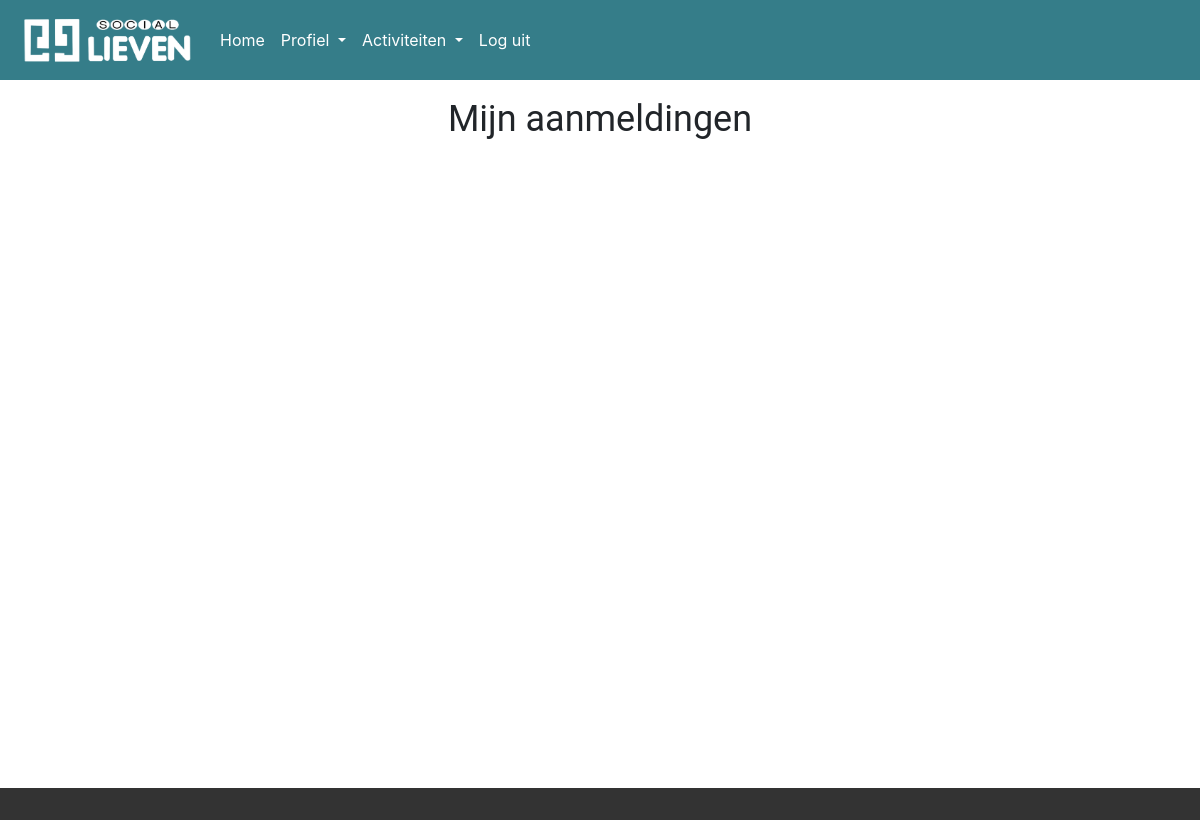
Before: /mijn_aanmeldingen (signed in) with the older database file.
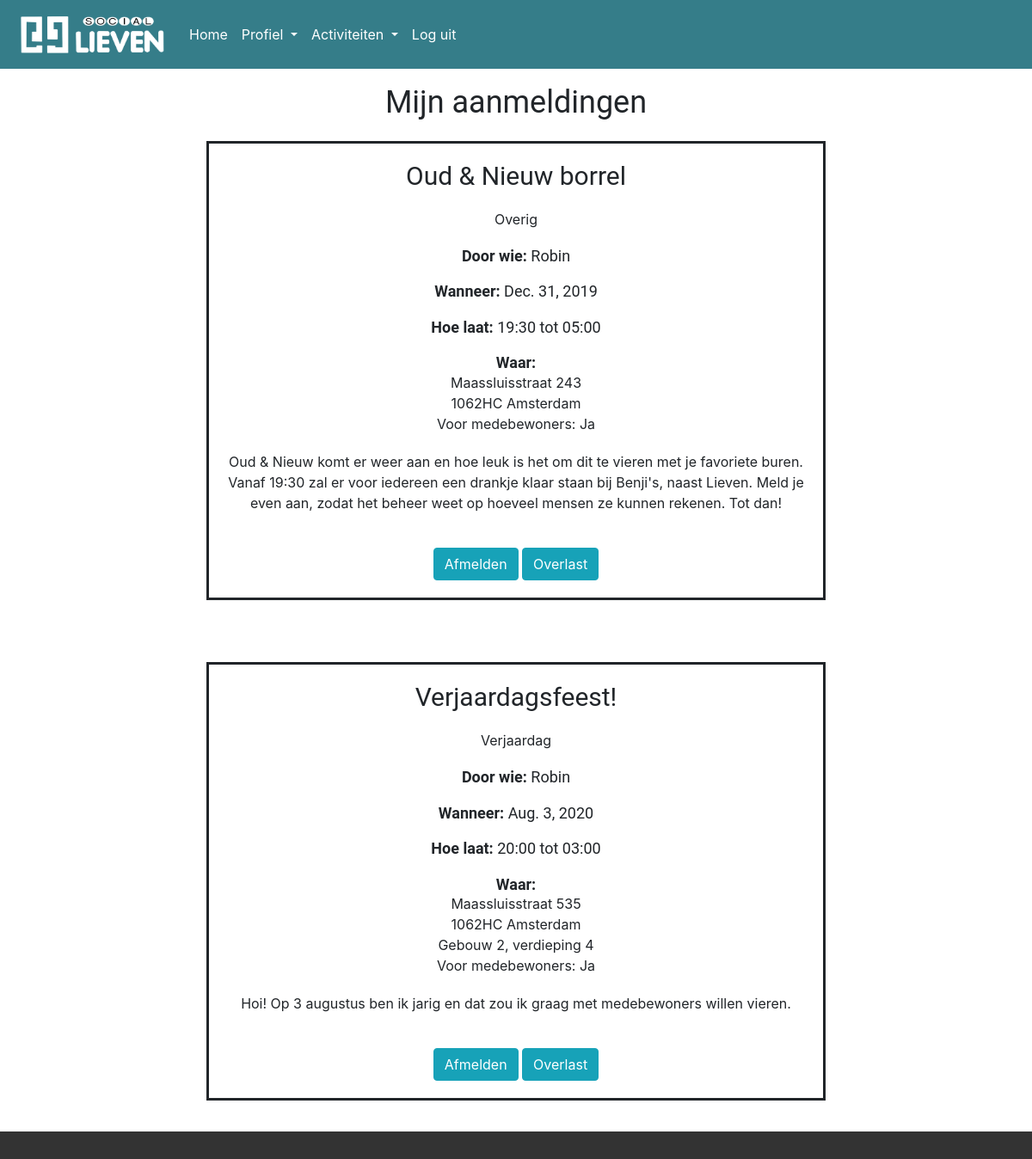
After: the same page with the newer database file.
### socialieven/models.py (models this page shows, shortened)
class Aanmelding(models.Model):
    activiteit = models.ForeignKey(Activiteit, on_delete=models.CASCADE)
    gebruiker = models.ForeignKey(CustomUser, on_delete=models.CASCADE)
    class Meta:
        ordering = ['activiteit']

class Activiteit(models.Model):
    name = models.CharField(max_length=128, null=True)
    gebruiker = models.ForeignKey(CustomUser, on_delete=models.CASCADE)
    datum = models.DateField(null=True)
    starttijd = models.CharField(max_length=5, null=True)
    eindtijd = models.CharField(max_length=5, null=True)
    straat = models.CharField(max_length=64, null=True)
    huisnummer = models.IntegerField(null=True)
    postcode = models.CharField(max_length=6, null=True)
    plaats = models.CharField(max_length=64, null=True)
    gebouw = models.IntegerField(blank=True, null=True)
    verdieping = models.IntegerField(blank=True, null=True)
    categorie = models.CharField(max_length=64, null=True)
    uitgenodigd = models.BooleanField(null=True)
    beschrijving = models.CharField(max_length=2048, null=True)
    class Meta:
        ordering = ['datum', 'starttijd']

### users/models.py (models this page shows, shortened)
class CustomUser(AbstractUser):
    geboortedatum = models.CharField(max_length=10, null=True)
    straat = models.CharField(max_length=64, null=True)
    huisnummer = models.IntegerField(null=True)
    postcode = models.CharField(max_length=6, null=True)
    woonplaats = models.CharField(max_length=64, null=True)
    gebouw = models.IntegerField(null=True)
    verdieping = models.IntegerField(null=True)

### socialieven/views.py (the view)
# urls.py: path('mijn_aanmeldingen', views.mijn_aanmeldingen, name='mijn aanmeldingen')
def mijn_aanmeldingen(request):
    if not request.user.is_authenticated:
        context = {
            "message": "Helaas! Je moet ingelogd zijn om deze pagina te bezoeken.",
            "loggedin": False
        }
        return render(request, "users/index.html", context)
    context = {
        "loggedin": True,
        "aanmeldingen": Aanmelding.objects.filter(gebruiker=request.user)
    }
    return render(request, "users/mijn_aanmeldingen.html", context)

### socialieven/templates/users/mijn_aanmeldingen.html (shortened to what this page needs)
{% extends "users/base.html" %}
{% block body %}
<h2 style="text-align:center">Mijn aanmeldingen</h2>
{% for aanmelding in aanmeldingen %}
<div class="container">
    <div><h3>{{ aanmelding.activiteit.name }}</h3></div>
    <div><p>{{ aanmelding.activiteit.categorie }}</p></div>
    <div><h6><b>Door wie: </b>{{ aanmelding.activiteit.gebruiker.first_name }}</h6></div>
    <div><h6><b>Wanneer: </b>{{ aanmelding.activiteit.datum }}</h6></div>
    <div><h6><b>Hoe laat: </b>{{ aanmelding.activiteit.starttijd }} tot {{ aanmelding.activiteit.eindtijd }}</h6></div>
    <div><h6 style="margin-bottom: 0"><b>Waar:</b></h6></div>
    <div>{{ aanmelding.activiteit.straat }} {{ aanmelding.activiteit.huisnummer }}</div>
    <div>{{ aanmelding.activiteit.postcode }} {{ aanmelding.activiteit.plaats }}</div>
    {% if aanmelding.activiteit.gebouw %}
    <div>Gebouw {{ aanmelding.activiteit.gebouw }},
        {% if aanmelding.activiteit.verdieping %}
        verdieping {{ aanmelding.activiteit.verdieping }}
        {% endif %}
    </div>
    {% endif %}
    <div>Voor medebewoners:
        {% if aanmelding.activiteit.uitgenodigd == True %}
        Ja
        {% endif %}
        </div>
    <div><p>{{ aanmelding.activiteit.beschrijving }}</p></div>
    <a class="btn btn-info" href="{% url 'afmelden' aanmelding.activiteit.id %}" role="button">Afmelden</a>
    <a class="btn btn-info" href="{% url 'overlast' aanmelding.activiteit.id %}" role="button">Overlast</a>
</div>
<br>
{% endfor %}
{% endblock %}

### socialieven/templates/users/base.html (shortened to what this page needs)
<!DOCTYPE html>
<html style="font-size: 16px;">
    <head>
        <link rel="stylesheet" href="https://stackpath.bootstrapcdn.com/bootstrap/4.3.1/css/bootstrap.min.css">
        <link rel="stylesheet" href="../../../static/stylesheet.css">
        <link rel="stylesheet" href="../../../static/nicepage.css" media="screen">
    </head>
    <body>
        <nav class="navbar navbar-expand-lg">
            <a class="navbar-brand" href="/">
                <img src="../../../static/lieven_logo_wit.png" width="180" height="50" alt="">
            </a>
            <div class="collapse navbar-collapse" id="navbarSupportedContent">
                <ul class="navbar-nav mr-auto">
                    <li class="nav-item active">
                        <a class="nav-link" href='/'>Home<span class="sr-only">(current)</span></a>
                    </li>
                    {% if loggedin %}
                    <li class="nav-item dropdown">
                        <a class="nav-link dropdown-toggle" href="#" id="navbarDropdown" role="button" data-toggle="dropdown" aria-haspopup="true" aria-expanded="false">
                        Profiel
                        </a>
                    </li>
                    {% endif %}
                    {% if loggedin %}
                    <li class="nav-item dropdown">
                        <a class="nav-link dropdown-toggle" href="#" id="navbarDropdown" role="button" data-toggle="dropdown" aria-haspopup="true" aria-expanded="false">
                        Activiteiten
                        </a>
                    </li>
                    <li class="nav-item">
                        <a class="nav-link" href="{% url 'logout' %}">Log uit</a>
                    </li>
                    {% endif %}
                </ul>
            </div>
        </nav>
    <section>{% block body %}{% endblock %}</section>
    <footer class="custom-footer">
        <section class="u-backlink u-clearfix u-grey-80 custom-footer">
        </section>
    </footer>
</body>
</html>

### socialieven/static/stylesheet.css (style rules this page uses)
body { background-image: url(../../../static/background.jpg); -webkit-background-size: cover; background-size: cover; background-repeat: no-repeat; background-attachment: fixed; background-position: center top; height: 100vh; }
nav { background-color: #357d89; height: 80px !important; }
a.nav-link { color: white !important; }
a.navbar-brand { margin-top: 0 !important; margin-bottom: 0 !important; }
.navbar-brand { padding-top: 0 !important; padding-bottom: 0 !important; }
@media only screen and (min-width: 450px) { div.container { width: 60vw; } }
div.container { border-style: solid !important; margin-top: 2vw; margin-bottom: 2vw; text-align: center !important; background-color: rgba(255, 255, 255, 0.7); }
footer.custom-footer { position:absolute; bottom:0; width:100%; height:1vw; background:#333333; }

Changed rows visible on the page:
added Aanmelding: activiteit.name "Oud & Nieuw borrel", activiteit.categorie "Overig", activiteit.gebruiker.first_name "Robin", activiteit.datum "Dec. 31, 2019", activiteit.starttijd "19:30", activiteit.eindtijd "05:00", activiteit.straat "Maassluisstraat", activiteit.huisnummer "243", activiteit.postcode "1062HC", activiteit.plaats "Amsterdam", shows "Ja", activiteit.beschrijving "Oud & Nieuw komt er weer aan en hoe leuk is het om dit te vieren met je favoriete buren. Vanaf 19:30 zal er voor iedereen een drankje klaar staan bij Benji's, naast Lieven. Meld je even aan, zodat het beheer weet op hoeveel mensen ze kunnen rekenen. Tot dan!"
added Aanmelding: activiteit.name "Verjaardagsfeest!", activiteit.categorie "Verjaardag", activiteit.gebruiker.first_name "Robin", activiteit.datum "Aug. 3, 2020", activiteit.starttijd "20:00", activiteit.eindtijd "03:00", activiteit.straat "Maassluisstraat", activiteit.huisnummer "535", activiteit.postcode "1062HC", activiteit.plaats "Amsterdam", activiteit.gebouw "2", activiteit.verdieping "4", shows "Ja", activiteit.beschrijving "Hoi! Op 3 augustus ben ik jarig en dat zou ik graag met medebewoners willen vieren."
